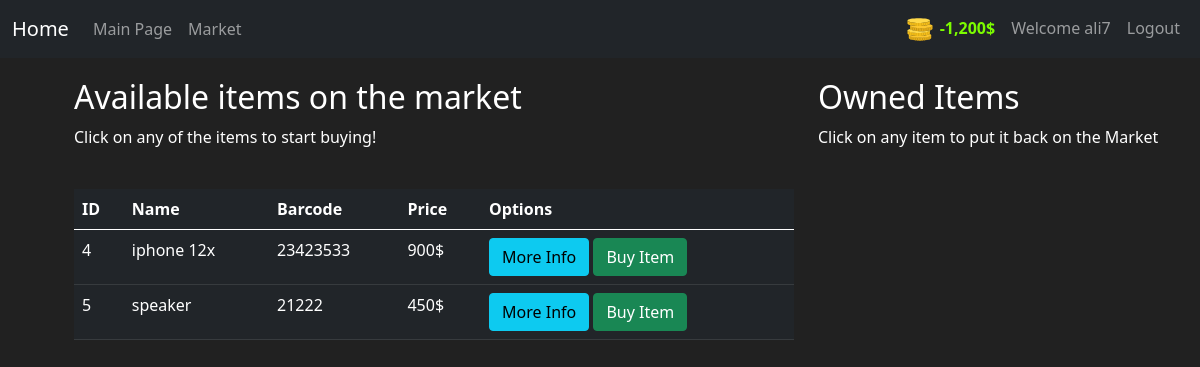
Page /market (signed in) on the committed database.
### market/models.py (models this page shows, shortened)
class User(db.Model, UserMixin):
    __tablename__ = 'user'
    id = db.Column(db.Integer, primary_key=True)
    username = db.Column(db.String(length=30), nullable=False, unique=True)
    email = db.Column(db.String(length=50), nullable=False, unique=True)
    password = db.Column(db.String(60), nullable=False)
    budget = db.Column(db.Integer, nullable=False, default = 1000)
    items = db.relationship('Item', backref = 'owned_user', lazy=True)
    @property
    def prettier_budget(self):
        if len(str(self.budget)) >= 4:
            return f'{str(self.budget)[:-3]},{str(self.budget)[-3:]}$'
        else:
            return f'{self.budget}$'

class Item(db.Model):
    __tablename__ = 'item'
    id = db.Column(db.Integer, primary_key=True)
    name = db.Column(db.String(length=30), nullable=False, unique=True)
    price = db.Column(db.Integer(), nullable=False)
    barcode = db.Column(db.String(length=12), nullable=False, unique=True)
    description = db.Column(db.String(length=1024), nullable=False, unique=True)
    owner = db.Column(db.Integer, db.ForeignKey('user.id'))

### market/routes.py (the view, shortened to what this page needs)
@app.route('/market', methods = ['GET', 'POST'])
@login_required
def market_page():
    purchase_form = PurchaseForm()
    if request.method == 'GET':
        items = Item.query.filter_by(owner = None)
        return render_template('market.html', items = items, purchase_form = purchase_form)

### market/models.py (called while the page is built)
@login_manager.user_loader
def load_user(user_id):
    return User.query.get(int(user_id))

### market/templates/market.html (shortened to what this page needs)
{% extends "base.html" %}
{% block content %}
<div class="row" style="margin-top: 20px; margin-left: 20px;">
   <div class="col-8">
        <h2>Available items on the market</h2>
        <p>Click on any of the items to start buying!</p>
        <br>
        <table class="table table-hover table-dark">
         <thead>
            <tr>
               <th scope="col">ID</th>
               <th scope="col">Name</th>
               <th scope="col">Barcode</th>
               <th scope="col">Price</th>
               <th scope="col">Options</th>
            </tr>
         </thead>
         <tbody>
            {% for item in items %}
            <tr>
               <td>{{ item.id }}</td>
               <td>{{ item.name }}</td>
               <td>{{ item.barcode }}</td>
               <td>{{ item.price }}$</td>
               <td>
                  <button class="btn btn-outline btn-info" data-toggle="modal" data-target="#exampleModal-{{ item.id }}">More Info</button>
                  <button class="btn btn-outline btn-success" data-toggle="modal" data-target="#purchaseConfirm-{{ item.id }}">Buy Item</button>
               </td>
            </tr>
            {% endfor %}
         </tbody>
      </table>
   </div>
   <div class="col-4">
    <h2>Owned Items</h2>
    <p>Click on any item to put it back on the Market</p>
   </div>
</div>
{% endblock %}

### market/templates/base.html (shortened to what this page needs)
<!doctype html>
<head>
   <link href="https://cdn.jsdelivr.net/npm/bootstrap@5.0.0-beta1/dist/css/bootstrap.min.css" rel="stylesheet">
   <link rel="stylesheet" href="https://cdnjs.cloudflare.com/ajax/libs/font-awesome/4.7.0/css/font-awesome.min.css">
</head>
<body>
   <nav class="navbar navbar-expand-lg navbar-dark bg-dark">
      <div class="container-fluid">
         <a class="navbar-brand" href="{{ url_for('home') }}">Home</a>
         <div class="collapse navbar-collapse" id="myNav">
            <ul class="navbar-nav me-auto mb-2 mb-lg-0">
               <li class="nav-item"><a class="nav-link" href="#">Main Page</a></li>
               <li class="nav-item"><a class="nav-link" href="{{ url_for('market_page') }}">Market</a></li>
            </ul>
            {% if current_user.is_authenticated %}
            <ul class="navbar-nav">
               <li class="nav-item">
                  <a class="nav-link" style="color: lawngreen; font-weight: bold;">
                  <img src="../static/img/coins.svg" width="30" height="25" alt="my image" />
                  {{ current_user.prettier_budget }}
                  </a>
               </li>
               <li class="nav-item">
                  <a class="nav-link">Welcome {{ current_user.username }}</a>
               </li>
               <li class="nav-item">
                  <a class="nav-link" href="{{ url_for('logout_page') }}">Logout</a>
               </li>
            </ul>
            {% endif %}
         </div>
      </div>
   </nav>
   <main role="main" class="container">
      <div class="row">
            {% block content %}{% endblock %}
      </div>
   </main>
</body>
</html>

### market/templates/base.html (style rules this page uses)
body { background-color: #212121; color: white; }

### rows in the picture
User: prettier_budget "-1,200$", username "ali7"
Item: id "4", name "iphone 12x", barcode "23423533", price "900"
Item: id "5", name "speaker", barcode "21222", price "450"
